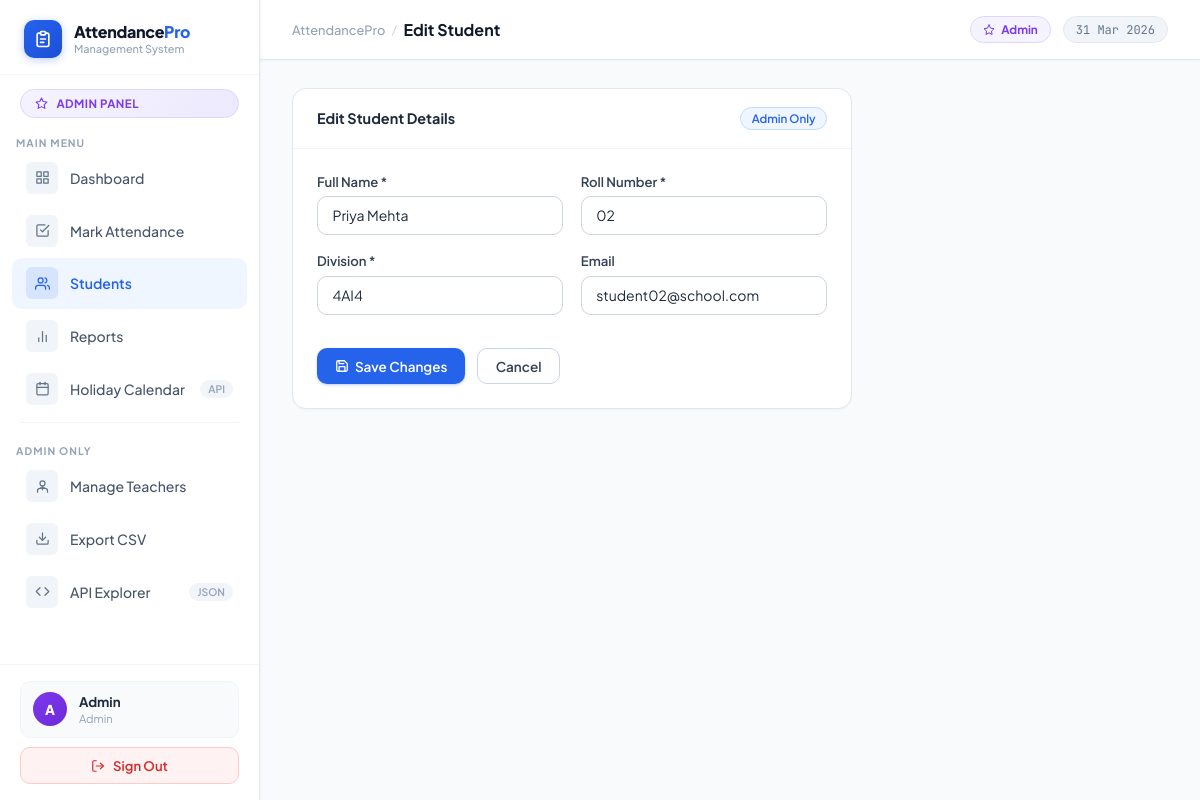
/students/edit/2 (signed in), run on the app's committed database.
### attendance-system/app.py (models this page shows)
class Student(db.Model):
    id         = db.Column(db.Integer, primary_key=True)
    name       = db.Column(db.String(100), nullable=False)
    roll_no    = db.Column(db.String(20), unique=True, nullable=False)
    division   = db.Column(db.String(20), nullable=False)
    email      = db.Column(db.String(120))
    created_at = db.Column(db.DateTime, default=datetime.utcnow)
    records    = db.relationship("AttendanceRecord", backref="student", lazy=True, cascade="all, delete-orphan")

### attendance-system/app.py (the view, shortened to what this page needs)
@app.route("/students/edit/<int:sid>", methods=["GET", "POST"])
@admin_required
def edit_student(sid):
    student = Student.query.get_or_404(sid)
    return render_template("student_form.html", student=student)

### attendance-system/app.py (called while the page is built)
@app.context_processor
def inject_now():
    return {"now": datetime.utcnow()}

def admin_required(f):
    @wraps(f)
    def decorated(*args, **kwargs):
        if "user_id" not in session:
            return redirect(url_for("login"))
        if session.get("role") != "admin":
            flash("⛔ Admin access required.", "error")
            return redirect(url_for("dashboard"))
        return f(*args, **kwargs)
    return decorated

### attendance-system/templates/student_form.html (shortened to what this page needs)
{% extends "base.html" %}
{% block page_title %}{{ 'Edit' if student else 'Add' }} Student{% endblock %}
{% block content %}
<div style="max-width:560px">
  <div class="card">
    <div class="card-header">
      <span class="card-title">{{ 'Edit Student Details' if student else 'New Student' }}</span>
      <span class="badge badge-blue">Admin Only</span>
    </div>
    <div class="card-body">
      <form method="POST">
        <div class="form-grid">
          <div class="form-group">
            <label class="form-label">Full Name *</label>
            <input class="form-input" type="text" name="name" value="{{ student.name if student else '' }}" placeholder="e.g. Aarav Shah" required/>
          </div>
          <div class="form-group">
            <label class="form-label">Roll Number *</label>
            <input class="form-input" type="text" name="roll_no" value="{{ student.roll_no if student else '' }}" placeholder="e.g. 01" required/>
          </div>
        </div>
        <div class="form-grid">
          <div class="form-group">
            <label class="form-label">Division *</label>
            <input class="form-input" type="text" name="division" value="{{ student.division if student else '' }}" placeholder="e.g. 4AI4" required/>
          </div>
          <div class="form-group">
            <label class="form-label">Email</label>
            <input class="form-input" type="email" name="email" value="{{ student.email if student else '' }}" placeholder="student@school.com"/>
          </div>
        </div>
        <div class="flex gap-3 mt-4">
          <button type="submit" class="btn btn-primary">
            <svg viewBox="0 0 24 24" fill="none" stroke="white" stroke-width="2" stroke-linecap="round" stroke-linejoin="round"><path d="M19 21H5a2 2 0 01-2-2V5a2 2 0 012-2h11l5 5v11a2 2 0 01-2 2z"/><polyline points="17 21 17 13 7 13 7 21"/><polyline points="7 3 7 8 15 8"/></svg>
            {{ 'Save Changes' if student else 'Add Student' }}
          </button>
          <a href="{{ url_for('students') }}" class="btn btn-secondary">Cancel</a>
        </div>
      </form>
    </div>
  </div>
</div>
{% endblock %}

### attendance-system/templates/base.html (style rules this page uses)
*,*::before,*::after { box-sizing:border-box;margin:0;padding:0 }
:root { --primary:#2563eb;--primary-dark:#1d4ed8;--primary-light:#eff6ff;--primary-mid:#bfdbfe; --success:#059669;--success-bg:#ecfdf5;--success-border:#a7f3d0; --danger:#dc2626;--danger-bg:#fef2f2;--danger-border:#fecaca; --warning:#d97706;--warning-bg:#fffbeb; --purple:#7c3aed;--purple-light:#f5f3ff;--purple-mid:#ddd6fe; --gray-50:#f8fafc;--gray-100:#f1f5f9;--gray-200:#e2e8f0; --gray-300:#cbd5e1;--gray-400:#94a3b8;--gray-500:#64748b; --gray-600:#475569;--gray-700:#334155;--gray-800:#1e293b;--gray-900:#0f172a; --white:#ffffff; --sidebar-w:260px; --topbar-h:60px; --radius-sm:6px;--radius:10px;--radius-lg:14px;--radius-xl:18px; --shadow-xs:0 1px 2px rgba(0,0,0,.04); --shadow-sm:0 1px 3px rgba(0,0,0,.06),0 1px 2px rgba(0,0,0,.04); --shadow:0 4px 6px rgba(0,0,0,.05),0 2px 4px rgba(0,0,0,.04); --shadow-md:0 10px 15px rgba(0,0,0,.06),0 4px 6px rgba(0,0,0,.04); }
html { scroll-behavior:smooth }
body { font-family:'Plus Jakarta Sans',sans-serif;background:var(--gray-50);color:var(--gray-800);min-height:100vh;display:flex;-webkit-font-smoothing:antialiased }
.card { background:var(--white); border:1px solid var(--gray-200); border-radius:var(--radius-lg); box-shadow:var(--shadow-xs); overflow:hidden; }
.card-header { padding:1.1rem 1.5rem; border-bottom:1px solid var(--gray-100); display:flex;align-items:center;justify-content:space-between; flex-wrap:wrap;gap:.5rem; }
.card-title { font-size:.9rem;font-weight:700;color:var(--gray-800) }
.card-body { padding:1.5rem }
.badge { display:inline-flex;align-items:center;gap:.3rem;padding:.2rem .65rem;border-radius:99px;font-size:.72rem;font-weight:600;white-space:nowrap }
.badge-blue { background:var(--primary-light);color:var(--primary);border:1px solid var(--primary-mid) }
.btn { display:inline-flex;align-items:center;justify-content:center;gap:.4rem; padding:.52rem 1.1rem;border-radius:var(--radius); font-size:.845rem;font-weight:600; cursor:pointer;text-decoration:none;border:none; transition:all .15s ease;font-family:inherit;white-space:nowrap; }
.btn svg { width:14px;height:14px;fill:none;stroke-width:2.2;stroke-linecap:round;stroke-linejoin:round;flex-shrink:0 }
.btn-primary { background:var(--primary);color:white;box-shadow:0 1px 3px rgba(37,99,235,.3) }
.btn-primary svg { stroke:white }
.btn-secondary { background:var(--white);color:var(--gray-700);border:1px solid var(--gray-300) }
.form-group { margin-bottom:1.1rem }
.form-label { display:block;font-size:.82rem;font-weight:600;color:var(--gray-700);margin-bottom:.38rem }
.form-input { width:100%;padding:.6rem .9rem; border:1px solid var(--gray-300);border-radius:var(--radius); font-size:.875rem;font-family:inherit; color:var(--gray-800);background:var(--white); transition:border-color .15s,box-shadow .15s;outline:none; }
.form-grid { display:grid;grid-template-columns:1fr 1fr;gap:1.1rem }
.flex { display:flex }
.gap-3 { gap:.75rem }
.mt-4 { margin-top:1rem }

### data on the page
Student: name "Priya Mehta", roll_no "02", division "4AI4", email "student02@school.com"

### other printed values
{{ session.name[0].upper() }} "A"
{{ session.name }} "Admin"
{{ session.role }} "Admin"
{{ 'Edit' if student else 'Add' }} "Edit"
{{ 'Edit Student Details' if student else 'New Student' }} "Edit Student Details"
{{ 'Save Changes' if student else 'Add Student' }} "Save Changes"
